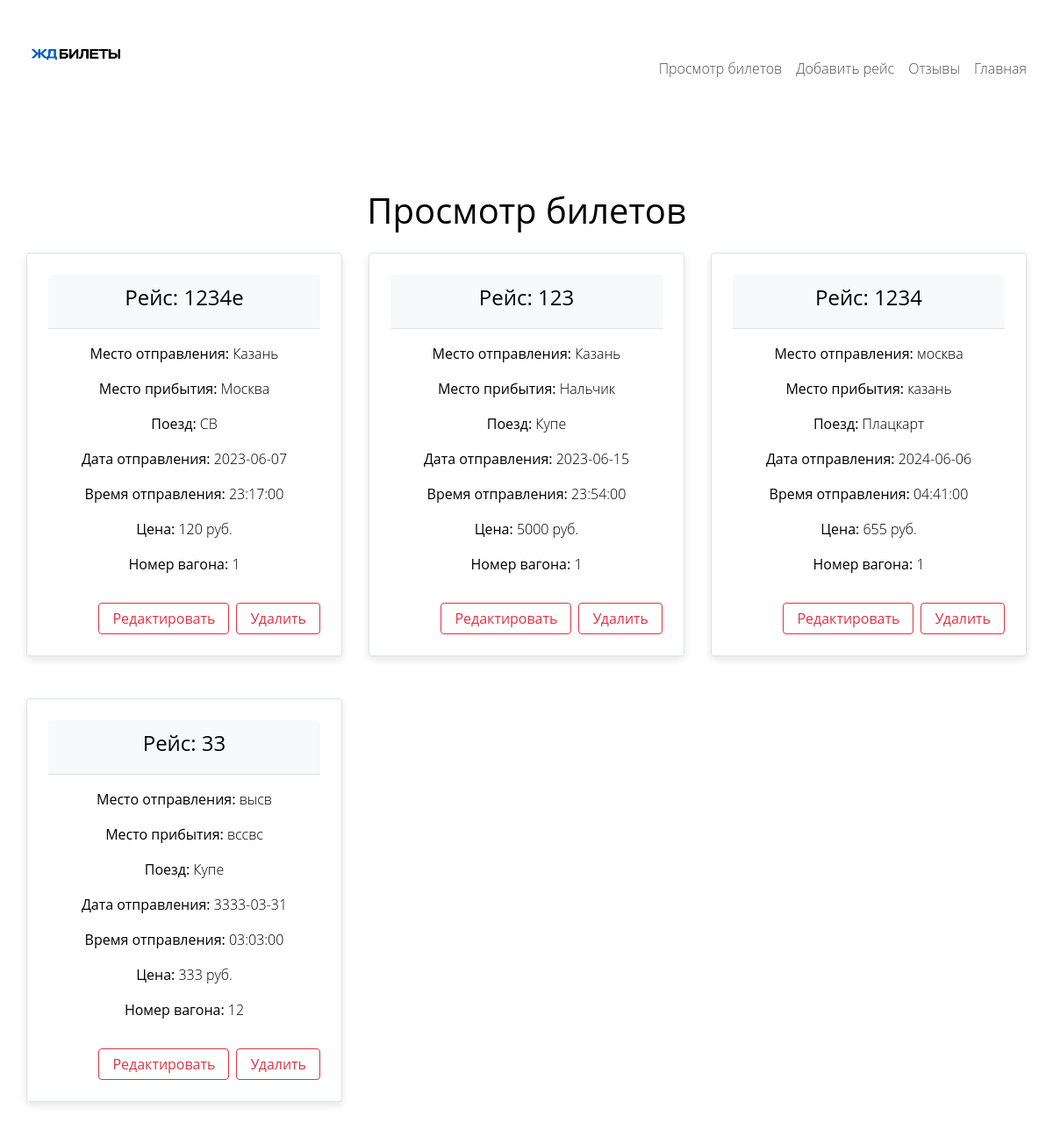
The app's page /admin.php with its own data.
### tables this page shows
CREATE TABLE `flights` (
  `id` int NOT NULL,
  `flight_number` varchar(10) NOT NULL,
  `departure` varchar(100) NOT NULL,
  `destination` varchar(100) NOT NULL,
  `category` varchar(20) NOT NULL,
  `departure_date` date NOT NULL,
  `departure_time` time NOT NULL,
  `price` varchar(255) NOT NULL,
  `num_cars` int NOT NULL DEFAULT '1'
);

### admin.php (the view, shortened to what this page needs)
<!DOCTYPE html>
<html>
<head>
    <link rel="stylesheet" href="https://stackpath.bootstrapcdn.com/bootstrap/4.5.2/css/bootstrap.min.css">
</head>
<body>
<?php require_once('nav_admin.php'); ?>
    <center>
<br>
<br>
<br>
<br>
<br>
<br>
<br>
<br>
<h1 class="my-4 text-center">Просмотр билетов</h1>
<div class="container mt-4">
    <div class="row">
        <?php
        require_once('connect.php');
        $sql = "SELECT * FROM flights ORDER BY departure_date ASC";
        $result = $connect->query($sql);
        if ($result) {
            while ($row = $result->fetch_assoc()) {
                echo "<div class='col-md-4 mb-4'>";
                echo "<div class='ticket-card'>";
                echo "<div class='ticket-header'>";
                echo "<h4>Рейс: " . htmlspecialchars($row["flight_number"]) . "</h4>";
                echo "</div>";
                echo "<div class='ticket-body'>";
                echo "<p><strong>Место отправления:</strong> " . htmlspecialchars($row["departure"]) . "</p>";
                echo "<p><strong>Место прибытия:</strong> " . htmlspecialchars($row["destination"]) . "</p>";
                echo "<p><strong>Поезд:</strong> " . htmlspecialchars($row["category"]) . "</p>";
                echo "<p><strong>Дата отправления:</strong> " . htmlspecialchars($row["departure_date"]) . "</p>";
                echo "<p><strong>Время отправления:</strong> " . htmlspecialchars($row["departure_time"]) . "</p>";
                echo "<p><strong>Цена:</strong> " . htmlspecialchars($row["price"]) . " руб.</p>";
                echo "<p><strong>Номер вагона:</strong> " . htmlspecialchars($row["num_cars"]) . "</p>";
                echo "</div>";
                echo "<div class='ticket-footer'>";
                echo "<a class='btn btn-delete' href='edit.php?id=" . htmlspecialchars($row["id"]) . "'>Редактировать</a>";
                echo "<a  href='edit.php'>&ensp;</a>";
                echo "<a class='btn btn-delete' href='delete.php?id=" . htmlspecialchars($row["id"]) . "'>Удалить</a>";
                echo "</div>";
                echo "</div>";
                echo "</div>";
            }
        } else {
            echo "<p>Ошибка при выполнении запроса: " . $connect->error . "</p>";
        }
        ?>
    </div>
</div>
    </center>
</body>
</html>

### nav_admin.php (shortened to what this page needs)
<link rel="stylesheet" href="styleS.css">
<header>
    <div class="container">
        <nav id="navigation">
            <img class="logo" src="images/logo-gnarAQXLx-transformed.png" alt="Logo">
            <ul class="menu-left">
                <li><a href="admin.php">Просмотр билетов</a></li>
                <li><a href="new-flight.php">Добавить рейс</a></li>
                <li><a href="ots.php">Отзывы</a></li>
                <li><a href="index.php">Главная</a></li>
            </ul>
        </nav>
    </div>
</header>

### styleS.css (style rules this page uses)
* { box-sizing: border-box; }
body { padding: 50px; background-color: #fff; font-family: 'Open Sans', sans-serif; font-size: 1rem; line-height: 1.5; color: #000; font-weight: 100; -webkit-font-smoothing: antialiased; -webkit-text-size-adjust: 100%; }
body, html { margin: 0; padding: 0; font-family: 'Open Sans', sans-serif; }
.container { padding: 0 15px; max-width: 1200px; margin: 0 auto; display: flex; justify-content: space-between; align-items: center; }
@media (min-width: 0) { .container { max-width: 100%; margin-left: auto; margin-right: auto; } }
@media (min-width: 0) { .container:after { content: " "; display: block; clear: both; } }
@media (min-width: 576px) { .container { max-width: 540px; margin-left: auto; margin-right: auto; } }
@media (min-width: 576px) { .container:after { content: " "; display: block; clear: both; } }
@media (min-width: 768px) { .container { max-width: 720px; margin-left: auto; margin-right: auto; } }
@media (min-width: 768px) { .container:after { content: " "; display: block; clear: both; } }
@media (min-width: 992px) { .container { max-width: 960px; margin-left: auto; margin-right: auto; } }
@media (min-width: 992px) { .container:after { content: " "; display: block; clear: both; } }
@media (min-width: 1200px) { .container { max-width: 1170px; margin-left: auto; margin-right: auto; } }
@media (min-width: 1200px) { .container:after { content: " "; display: block; clear: both; } }
a { text-decoration: none; color: rgba(34, 34, 34, 0.8); }
.menu-left a { display: flex; position: relative; padding-bottom: 0px; transition: color .35s ease; }
.menu-left a:before { content: ''; display: block; position: absolute; left: 0; bottom: 0; height: 2px; width: 0; transition: width 0s ease, background .35s ease; }
.menu-left a:after { content: ''; display: block; position: absolute; right: 0; bottom: 0; height: 2px; width: 0; background: #000; transition: width .35s ease; }
header { position: fixed; top: 0; left: 0; width: 100%; padding: .5rem 0; background: rgba(255, 255, 255, 0.92); z-index: 3; will-change: transform; transition: background 0.3s, -webkit-transform 0.5s cubic-bezier(0.694, 0.048, 0.335, 1); transition: transform 0.5s cubic-bezier(0.694, 0.048, 0.335, 1), background 0.3s; transition: transform 0.5s cubic-bezier(0.694, 0.048, 0.335, 1), background 0.3s, -webkit-transform 0.5s cubic-bezier(0.694, 0.048, 0.335, 1); transform: translateY(0); -webkit-transform: translateY(0); }
header nav .logo { float: left; padding-top: .25rem; padding-bottom: .25rem; margin-right: 1rem; font-size: 1.25rem; line-height: inherit; font-weight: 500; color: black; width: 10%; }
header nav .logo:after { content: ''; display: table; clear: both; }
header nav ul { list-style: none; padding-left: 0; margin: 0; }
header nav ul li { float: none; margin-left: 0; }
@media (min-width: 768px) { header nav ul li { float: left; margin-left: 1rem; } }
header nav ul li a { display: block; }
@media (min-width: 576px) { header nav ul li a { display: block; padding: .425rem 0rem; } }
ul.menu-left { display: block; margin-top: 4.5%; max-height: 0; overflow: hidden; -webkit-transition: all 0.3s ease-out; -moz-transition: all 0.3s ease-out; -ms-transition: all 0.3s ease-out; -o-transition: all 0.3s ease-out; transition: all 0.3s ease-out; z-index: 10; }
@media (min-width: 768px) { ul.menu-left { display: block !important; float: right; max-height: none; } }
ul.menu-left:before { content: ''; display: table; clear: both; }

### admin.php (style rules this page uses)
.ticket-card { border: 1px solid #dee2e6; border-radius: 0.25rem; margin-bottom: 1.5rem; padding: 1.5rem; background-color: #fff; box-shadow: 0 4px 8px rgba(0, 0, 0, 0.1); }
.ticket-header { background-color: #f8f9fa; padding: 0.75rem 1.25rem; border-bottom: 1px solid #dee2e6; margin-bottom: 1rem; border-radius: 0.25rem 0.25rem 0 0; }
.ticket-footer { text-align: right; }
.btn { margin-top: 1rem; }
.btn-delete { color: #dc3545; background-color: transparent; border: 1px solid #dc3545; border-radius: 4px; padding: 5px 15px; transition: all 0.3s ease; }

### records on screen
flights: flight_number "1234е", departure "Казань", destination "Москва", category "СВ", departure_date "2023-06-07", departure_time "23:17:00", price "120", num_cars "1"
flights: flight_number "123", departure "Казань", destination "Нальчик", category "Купе", departure_date "2023-06-15", departure_time "23:54:00", price "5000", num_cars "1"
flights: flight_number "1234", departure "москва", destination "казань", category "Плацкарт", departure_date "2024-06-06", departure_time "04:41:00", price "655", num_cars "1"
flights: flight_number "33", departure "высв", destination "вссвс", category "Купе", departure_date "3333-03-31", departure_time "03:03:00", price "333", num_cars "12"
